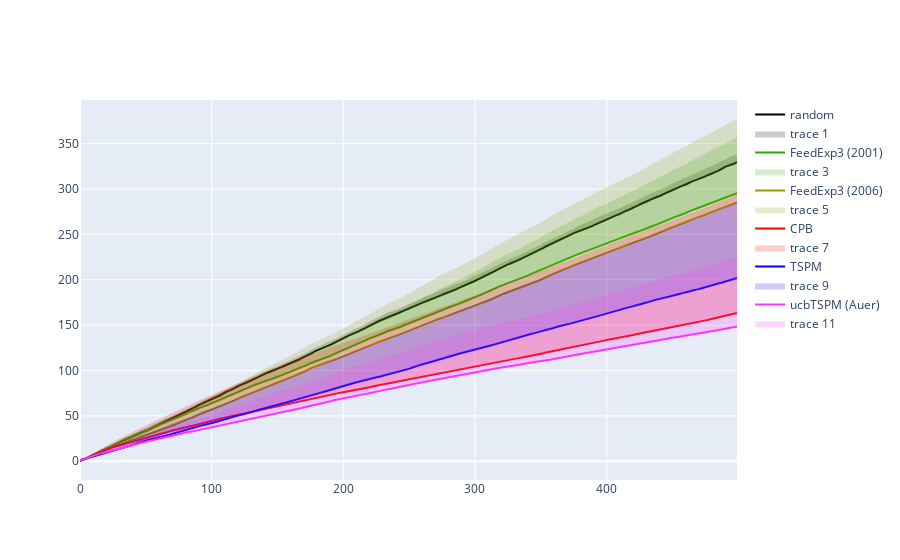
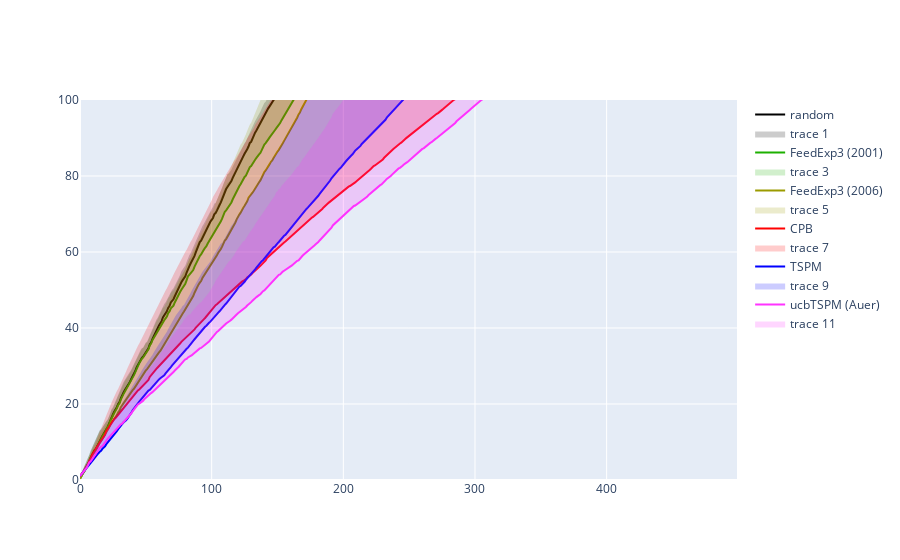

Notebook code for these charts, in order:
### Code cell
n_cores = 16
n_folds = 25
horizon = 500

game = games.label_efficient(  )

algos = [ random_algo.Random(  game, horizon, ), 
           feedexp3.FeedExp3(  game, horizon, ),
           feedexp3_v3.FeedExp3(  game, horizon, ),
           cpb.CPB(  game, horizon,),  
           TSPM.TSPM_alg(  game, horizon,), 
           #eTSPM.eTSPM_alg(  game, horizon, 1),
           ucbTSPM_v2.TSPM_alg(game, horizon)    ] #TSPM.TSPM_alg(  game, horizon,), bpm.BPM(  game, horizon,  [0.5, 0.5 ], np.identity(2) ) ,

colors = [ [0,0,0], [29,176,0], [155,155,0], [255,0,0], [0,0,255] , [255,51,255], ] # [255,51,255], [255,20,200]  ] #
labels = ['random', 'FeedExp3 (2001)', 'FeedExp3 (2006)',  'CPB' ,  'TSPM' , 'ucbTSPM (Auer)'  ]  # 'CPB',  'eTSPM (Auer)',

fig = go.Figure( )

for alg, color, label in zip( algos, colors, labels):

    r,g,b = color
    result = evaluate_parallel(n_cores, n_folds, horizon, alg)
    regret =  np.mean(result,0) 
    xcoords = np.arange(0,horizon,1).tolist()
    std =  np.std(result,0) 
    upper_regret = regret + std

    fig.add_trace(go.Scatter(x=xcoords, y=regret, line=dict(color='rgb({},{},{})'.format(r,g,b)), mode='lines',  name=label )) # 

    fig.add_trace(   go.Scatter( x=xcoords+xcoords[::-1], y=upper_regret.tolist()+regret.tolist()[::-1],  fill='toself', fillcolor='rgba({},{},{},0.2)'.format(r,g,b), 
                         line=dict(color='rgba(255,255,255,0)'),   hoverinfo="skip",  showlegend=True )

    )
    
fig.show(legend=True)
fig.update_yaxes(range=[0, 100] )
fig.show()

### Figure 1 — Plotly figure (JSON) as saved in the notebook; plotly's stock layout.template omitted (floating-point values rounded to 4 significant figures; data arrays with more than 128 entries replaced by an {"elided": "..."} marker saying what was removed)
{"data": [{"line": {"color": "rgb(0,0,0)"}, "mode": "lines", "name": "random", "x": {"elided": "500 int values"}, "y": {"elided": "500 float values"}, "type": "scatter"}, {"fill": "toself", "fillcolor": "rgba(0,0,0,0.2)", "hoverinfo": "skip", "line": {"color": "rgba(255,255,255,0)"}, "showlegend": true, "x": {"elided": "1000 int values"}, "y": {"elided": "1000 float values"}, "type": "scatter"}, {"line": {"color": "rgb(29,176,0)"}, "mode": "lines", "name": "FeedExp3 (2001)", "x": {"elided": "500 int values"}, "y": {"elided": "500 float values"}, "type": "scatter"}, {"fill": "toself", "fillcolor": "rgba(29,176,0,0.2)", "hoverinfo": "skip", "line": {"color": "rgba(255,255,255,0)"}, "showlegend": true, "x": {"elided": "1000 int values"}, "y": {"elided": "1000 float values"}, "type": "scatter"}, {"line": {"color": "rgb(155,155,0)"}, "mode": "lines", "name": "FeedExp3 (2006)", "x": {"elided": "500 int values"}, "y": {"elided": "500 float values"}, "type": "scatter"}, {"fill": "toself", "fillcolor": "rgba(155,155,0,0.2)", "hoverinfo": "skip", "line": {"color": "rgba(255,255,255,0)"}, "showlegend": true, "x": {"elided": "1000 int values"}, "y": {"elided": "1000 float values"}, "type": "scatter"}, {"line": {"color": "rgb(255,0,0)"}, "mode": "lines", "name": "CPB", "x": {"elided": "500 int values"}, "y": {"elided": "500 float values"}, "type": "scatter"}, {"fill": "toself", "fillcolor": "rgba(255,0,0,0.2)", "hoverinfo": "skip", "line": {"color": "rgba(255,255,255,0)"}, "showlegend": true, "x": {"elided": "1000 int values"}, "y": {"elided": "1000 float values"}, "type": "scatter"}, {"line": {"color": "rgb(0,0,255)"}, "mode": "lines", "name": "TSPM", "x": {"elided": "500 int values"}, "y": {"elided": "500 float values"}, "type": "scatter"}, {"fill": "toself", "fillcolor": "rgba(0,0,255,0.2)", "hoverinfo": "skip", "line": {"color": "rgba(255,255,255,0)"}, "showlegend": true, "x": {"elided": "1000 int values"}, "y": {"elided": "1000 float values"}, "type": "scatter"}, {"line": {"color": "rgb(255,51,255)"}, "mode": "lines", "name": "ucbTSPM (Auer)", "x": {"elided": "500 int values"}, "y": {"elided": "500 float values"}, "type": "scatter"}, {"fill": "toself", "fillcolor": "rgba(255,51,255,0.2)", "hoverinfo": "skip", "line": {"color": "rgba(255,255,255,0)"}, "showlegend": true, "x": {"elided": "1000 int values"}, "y": {"elided": "1000 float values"}, "type": "scatter"}], "layout": {}}

### Figure 2 — Plotly figure (JSON) as saved in the notebook; plotly's stock layout.template omitted (floating-point values rounded to 4 significant figures; data arrays with more than 128 entries replaced by an {"elided": "..."} marker saying what was removed)
{"data": [{"line": {"color": "rgb(0,0,0)"}, "mode": "lines", "name": "random", "x": {"elided": "500 int values"}, "y": {"elided": "500 float values"}, "type": "scatter"}, {"fill": "toself", "fillcolor": "rgba(0,0,0,0.2)", "hoverinfo": "skip", "line": {"color": "rgba(255,255,255,0)"}, "showlegend": true, "x": {"elided": "1000 int values"}, "y": {"elided": "1000 float values"}, "type": "scatter"}, {"line": {"color": "rgb(29,176,0)"}, "mode": "lines", "name": "FeedExp3 (2001)", "x": {"elided": "500 int values"}, "y": {"elided": "500 float values"}, "type": "scatter"}, {"fill": "toself", "fillcolor": "rgba(29,176,0,0.2)", "hoverinfo": "skip", "line": {"color": "rgba(255,255,255,0)"}, "showlegend": true, "x": {"elided": "1000 int values"}, "y": {"elided": "1000 float values"}, "type": "scatter"}, {"line": {"color": "rgb(155,155,0)"}, "mode": "lines", "name": "FeedExp3 (2006)", "x": {"elided": "500 int values"}, "y": {"elided": "500 float values"}, "type": "scatter"}, {"fill": "toself", "fillcolor": "rgba(155,155,0,0.2)", "hoverinfo": "skip", "line": {"color": "rgba(255,255,255,0)"}, "showlegend": true, "x": {"elided": "1000 int values"}, "y": {"elided": "1000 float values"}, "type": "scatter"}, {"line": {"color": "rgb(255,0,0)"}, "mode": "lines", "name": "CPB", "x": {"elided": "500 int values"}, "y": {"elided": "500 float values"}, "type": "scatter"}, {"fill": "toself", "fillcolor": "rgba(255,0,0,0.2)", "hoverinfo": "skip", "line": {"color": "rgba(255,255,255,0)"}, "showlegend": true, "x": {"elided": "1000 int values"}, "y": {"elided": "1000 float values"}, "type": "scatter"}, {"line": {"color": "rgb(0,0,255)"}, "mode": "lines", "name": "TSPM", "x": {"elided": "500 int values"}, "y": {"elided": "500 float values"}, "type": "scatter"}, {"fill": "toself", "fillcolor": "rgba(0,0,255,0.2)", "hoverinfo": "skip", "line": {"color": "rgba(255,255,255,0)"}, "showlegend": true, "x": {"elided": "1000 int values"}, "y": {"elided": "1000 float values"}, "type": "scatter"}, {"line": {"color": "rgb(255,51,255)"}, "mode": "lines", "name": "ucbTSPM (Auer)", "x": {"elided": "500 int values"}, "y": {"elided": "500 float values"}, "type": "scatter"}, {"fill": "toself", "fillcolor": "rgba(255,51,255,0.2)", "hoverinfo": "skip", "line": {"color": "rgba(255,255,255,0)"}, "showlegend": true, "x": {"elided": "1000 int values"}, "y": {"elided": "1000 float values"}, "type": "scatter"}], "layout": {"yaxis": {"range": [0, 100]}}}
